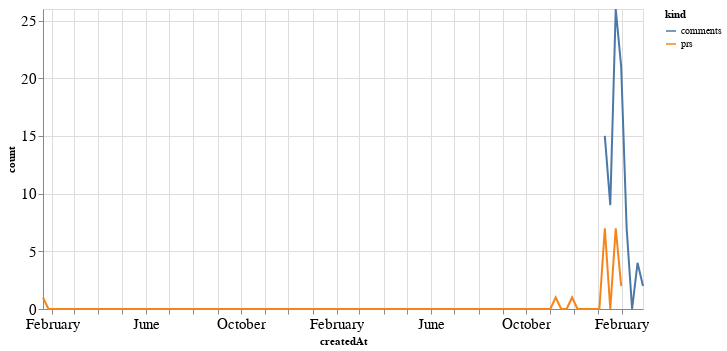

Notebook code cell kept with this figure:
### Code cell
alt.Chart(total_time, width=600).mark_line().encode(
    x='createdAt',
    y='count',
    color='kind'
)

### Figure 1 — Vega-Lite specification as saved in the notebook (floating-point values rounded to 4 significant figures; data arrays with more than 128 entries replaced by an {"elided": "..."} marker saying what was removed)
{"config": {"axisLeft": {"labelFontSize": 15}, "axisBottom": {"labelFontSize": 15}}, "data": {"name": "data-eae03306c107cade7b962ffeef6e660d"}, "mark": "line", "encoding": {"color": {"type": "nominal", "field": "kind"}, "x": {"type": "temporal", "field": "createdAt"}, "y": {"type": "quantitative", "field": "count"}}, "width": 600, "$schema": "https://vega.github.io/schema/vega-lite/v4.8.1.json", "datasets": {"data-eae03306c107cade7b962ffeef6e660d": {"elided": "222 records"}}}
